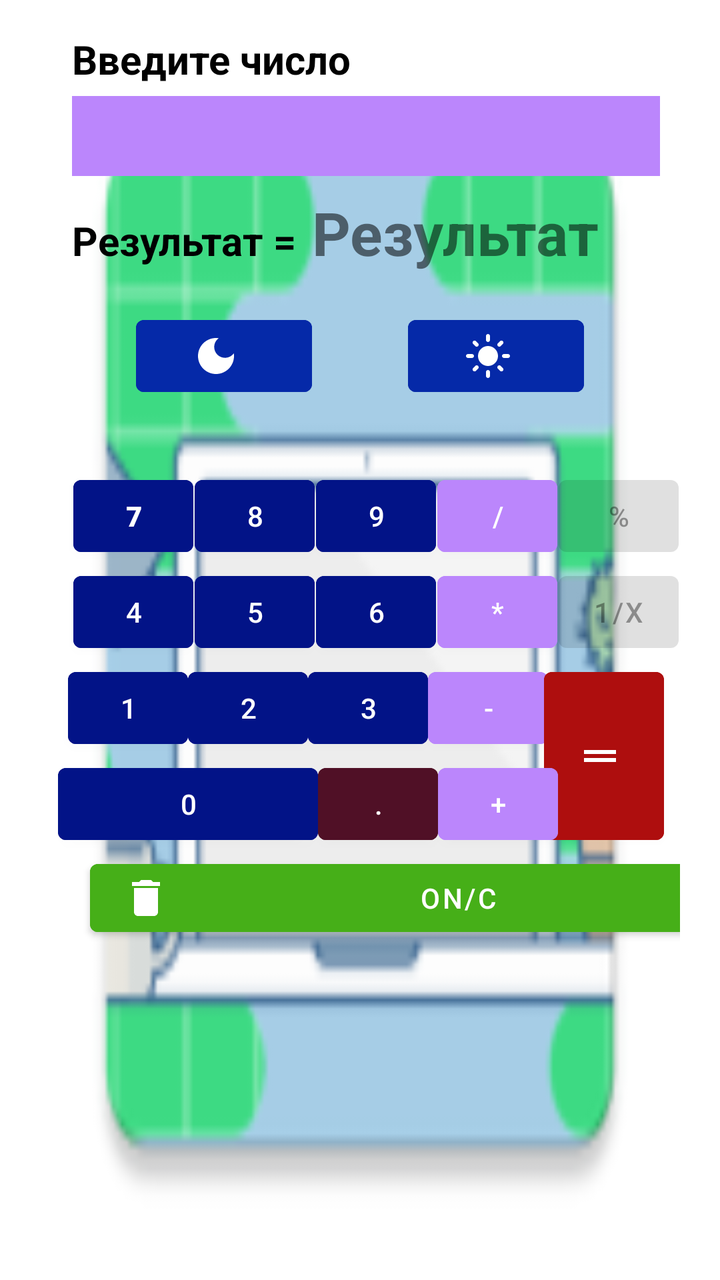
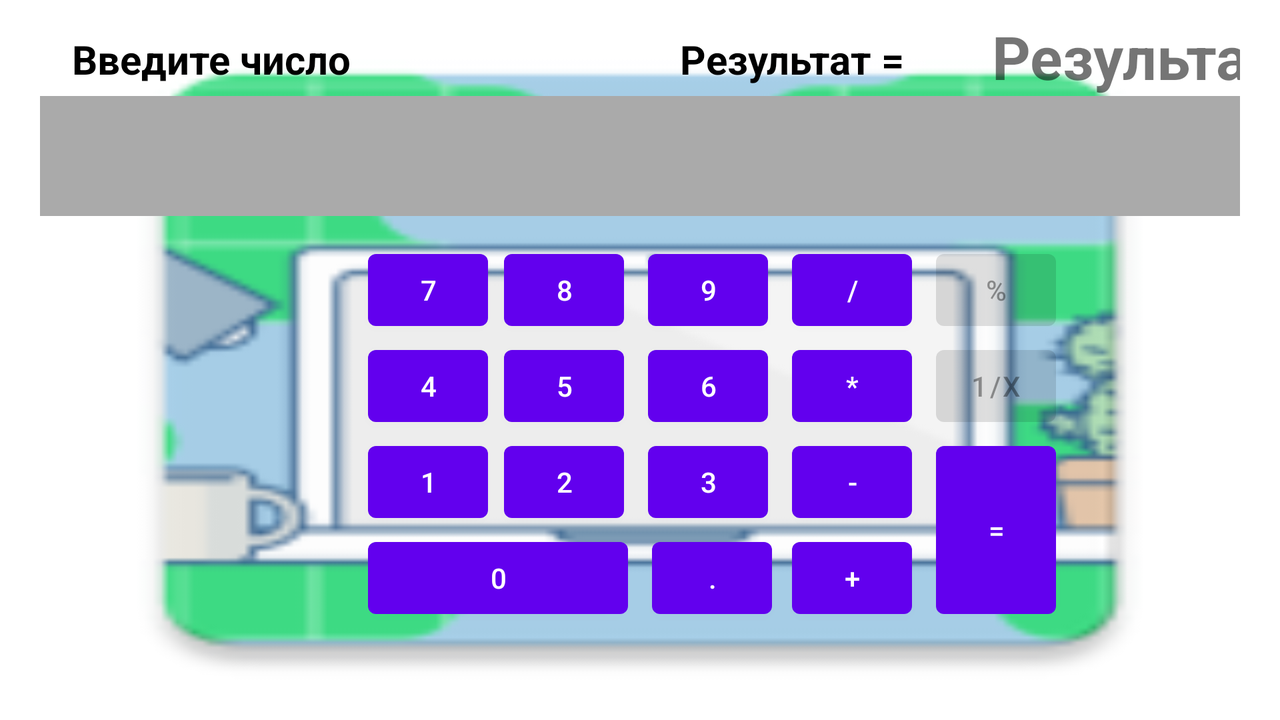

Compare how this app lays out the same screen by default and in its alternative resource folder. The renders come first, then the two layout files and the values they reference.
<!-- AndroidManifest.xml: application theme AppTheme -->
<!-- res/layout/activity_calculator.xml -->
<?xml version="1.0" encoding="utf-8"?>
<androidx.constraintlayout.widget.ConstraintLayout xmlns:android="http://schemas.android.com/apk/res/android"
    xmlns:app="http://schemas.android.com/apk/res-auto"
    xmlns:tools="http://schemas.android.com/tools"
    android:layout_width="match_parent"
    android:layout_height="match_parent"
    android:layout_gravity="center"
    android:layout_marginStart="@dimen/dimen_margin_start_calc"
    android:layout_marginEnd="@dimen/dimen_margin_start_calc"
    android:background="@mipmap/ic_laptop"
    android:orientation="horizontal"
    tools:context=".lesson2.CalculatorActivity">

    <TextView
        android:id="@+id/textView1"
        android:layout_width="wrap_content"
        android:layout_height="wrap_content"
        android:layout_marginStart="@dimen/margin_start"
        android:layout_marginTop="@dimen/margin_start"
        android:text="@string/text_input"
        android:textColor="@color/black"
        android:textSize="@dimen/dimen_text_size_result"
        android:textStyle="bold"
        app:layout_constraintStart_toStartOf="parent"
        app:layout_constraintTop_toTopOf="parent" />

    <com.google.android.material.textfield.TextInputEditText
        android:id="@+id/edit_text_input"
        android:layout_width="match_parent"
        android:layout_height="@dimen/dimen_height_edit_text"
        android:layout_marginStart="@dimen/margin_start"
        android:layout_marginTop="@dimen/margin_min"
        android:layout_marginEnd="@dimen/margin_main"
        android:background="?attr/colorBackgroundEditText"
        android:inputType="text"
        android:paddingStart="@dimen/margin_min"
        app:layout_constraintEnd_toEndOf="parent"
        app:layout_constraintHorizontal_bias="0.0"
        app:layout_constraintStart_toStartOf="parent"
        app:layout_constraintTop_toBottomOf="@+id/textView1" />


    <TextView
        android:id="@+id/textView2"
        android:layout_width="wrap_content"
        android:layout_height="wrap_content"
        android:layout_marginStart="@dimen/margin_start"
        android:text="@string/text_result"
        android:textColor="@color/black"
        android:textSize="@dimen/dimen_text_size_result"
        android:textStyle="bold"
        app:layout_constraintBaseline_toBaselineOf="@+id/textView_result"
        app:layout_constraintStart_toStartOf="parent" />

    <TextView
        android:id="@+id/textView_result"
        android:layout_width="wrap_content"
        android:layout_height="wrap_content"
        android:layout_marginStart="@dimen/dimen_margin_start_text_result"
        android:layout_marginTop="8dp"
        android:textSize="@dimen/dimen_text_result_field"
        android:textStyle="bold"
        app:layout_constraintEnd_toEndOf="parent"
        app:layout_constraintHorizontal_bias="0.0"
        app:layout_constraintStart_toEndOf="@id/textView2"
        app:layout_constraintTop_toBottomOf="@+id/edit_text_input"
        tools:text="Результат" />

    <com.google.android.material.button.MaterialButton
        android:id="@+id/button_7"
        android:layout_width="@dimen/dimen_height_width"
        android:layout_height="wrap_content"
        android:layout_marginStart="@dimen/margin_start"
        android:backgroundTint="?attr/colorBackgroundTintButtonNumber"
        android:fontFamily="sans-serif-black"
        android:text="@string/text_7"
        app:layout_constraintEnd_toStartOf="@+id/button_8"
        app:layout_constraintHorizontal_bias="0.5"
        app:layout_constraintStart_toStartOf="parent"
        app:layout_constraintTop_toTopOf="@id/guideline2" />

    <com.google.android.material.button.MaterialButton
        android:id="@+id/button_8"
        android:layout_width="@dimen/dimen_height_width"
        android:layout_height="wrap_content"
        android:text="@string/text_8"
        android:backgroundTint="?attr/colorBackgroundTintButtonNumber"
        app:layout_constraintEnd_toStartOf="@+id/button_9"
        app:layout_constraintHorizontal_bias="0.5"
        app:layout_constraintStart_toEndOf="@+id/button_7"
        app:layout_constraintTop_toTopOf="@id/guideline2"
        tools:layout_editor_absoluteY="234dp" />

    <com.google.android.material.button.MaterialButton
        android:id="@+id/button_9"
        android:layout_width="@dimen/dimen_height_width"
        android:layout_height="wrap_content"
        android:text="@string/text_9"
        android:backgroundTint="?attr/colorBackgroundTintButtonNumber"
        app:layout_constraintEnd_toStartOf="@+id/button_div"
        app:layout_constraintHorizontal_bias="0.5"
        app:layout_constraintStart_toEndOf="@+id/button_8"
        app:layout_constraintTop_toTopOf="@id/guideline2"
        tools:layout_editor_absoluteY="234dp" />

    <com.google.android.material.button.MaterialButton
        android:id="@+id/button_div"
        android:backgroundTint="?attr/colorBackgroundTintButtonOperation"
        android:layout_width="@dimen/dimen_height_width"
        android:layout_height="wrap_content"
        android:text="@string/text_div"
        app:layout_constraintEnd_toStartOf="@+id/button_persent"
        app:layout_constraintHorizontal_bias="0.5"
        app:layout_constraintStart_toEndOf="@+id/button_9"
        app:layout_constraintTop_toTopOf="@id/guideline2"
        tools:layout_editor_absoluteY="234dp" />

    <com.google.android.material.button.MaterialButton
        android:id="@+id/button_persent"
        android:layout_width="@dimen/dimen_height_width"
        android:layout_height="wrap_content"
        android:enabled="false"
        android:text="@string/text_persent"
        app:layout_constraintEnd_toEndOf="parent"
        app:layout_constraintHorizontal_bias="0.5"
        app:layout_constraintStart_toEndOf="@+id/button_div"
        app:layout_constraintTop_toTopOf="@id/guideline2"
        tools:layout_editor_absoluteY="234dp" />

    <com.google.android.material.button.MaterialButton
        android:id="@+id/button_4"
        android:layout_width="@dimen/dimen_height_width"
        android:layout_height="wrap_content"
        android:layout_marginStart="@dimen/margin_start"
        android:text="@string/text_4"
        android:backgroundTint="?attr/colorBackgroundTintButtonNumber"
        app:layout_constraintEnd_toStartOf="@+id/button_5"
        app:layout_constraintHorizontal_bias="0.5"
        app:layout_constraintStart_toStartOf="parent"
        app:layout_constraintTop_toBottomOf="@+id/button_7" />

    <com.google.android.material.button.MaterialButton
        android:id="@+id/button_5"
        android:layout_width="@dimen/dimen_height_width"
        android:layout_height="wrap_content"
        android:text="@string/text_5"
        android:backgroundTint="?attr/colorBackgroundTintButtonNumber"
        app:layout_constraintEnd_toStartOf="@+id/button_6"
        app:layout_constraintHorizontal_bias="0.5"
        app:layout_constraintStart_toEndOf="@+id/button_4"
        app:layout_constraintTop_toBottomOf="@+id/button_8" />

    <com.google.android.material.button.MaterialButton
        android:id="@+id/button_6"
        android:layout_width="@dimen/dimen_height_width"
        android:layout_height="wrap_content"
        android:text="@string/text_6"
        android:backgroundTint="?attr/colorBackgroundTintButtonNumber"
        app:layout_constraintEnd_toStartOf="@+id/button_multi"
        app:layout_constraintHorizontal_bias="0.5"
        app:layout_constraintStart_toEndOf="@+id/button_5"
        app:layout_constraintTop_toBottomOf="@+id/button_9" />

    <com.google.android.material.button.MaterialButton
        android:id="@+id/button_multi"
        android:backgroundTint="?attr/colorBackgroundTintButtonOperation"
        android:layout_width="@dimen/dimen_height_width"
        android:layout_height="wrap_content"
        android:text="@string/text_multi"
        app:layout_constraintEnd_toStartOf="@+id/button"
        app:layout_constraintHorizontal_bias="0.5"
        app:layout_constraintStart_toEndOf="@+id/button_6"
        app:layout_constraintTop_toBottomOf="@+id/button_div" />

    <com.google.android.material.button.MaterialButton
        android:id="@+id/button"
        android:layout_width="@dimen/dimen_height_width"
        android:layout_height="wrap_content"
        android:enabled="false"
        android:text="@string/text_1_x"
        app:layout_constraintEnd_toEndOf="parent"
        app:layout_constraintHorizontal_bias="0.5"
        app:layout_constraintStart_toEndOf="@+id/button_multi"
        app:layout_constraintTop_toBottomOf="@+id/button_persent" />

    <com.google.android.material.button.MaterialButton
        android:id="@+id/button_1"
        android:layout_width="@dimen/dimen_height_width"
        android:layout_height="wrap_content"
        android:layout_marginStart="@dimen/margin_start"
        android:text="@string/text_1"
        android:backgroundTint="?attr/colorBackgroundTintButtonNumber"
        app:layout_constraintEnd_toStartOf="@+id/button_2"
        app:layout_constraintHorizontal_bias="0.5"
        app:layout_constraintStart_toStartOf="parent"
        app:layout_constraintTop_toBottomOf="@+id/button_4" />

    <Button
        android:id="@+id/button_3"
        android:layout_width="@dimen/dimen_height_width"
        android:layout_height="wrap_content"
        android:text="@string/text_3"
        android:backgroundTint="?attr/colorBackgroundTintButtonNumber"
        app:layout_constraintEnd_toStartOf="@+id/button_sub"
        app:layout_constraintHorizontal_bias="0.5"
        app:layout_constraintStart_toEndOf="@+id/button_2"
        app:layout_constraintTop_toBottomOf="@+id/button_6" />

    <com.google.android.material.button.MaterialButton
        android:id="@+id/button_sub"
        android:backgroundTint="?attr/colorBackgroundTintButtonOperation"
        android:layout_width="@dimen/dimen_height_width"
        android:layout_height="wrap_content"
        android:text="@string/text_sub"
        app:layout_constraintEnd_toStartOf="@+id/button_equal"
        app:layout_constraintHorizontal_bias="0.5"
        app:layout_constraintStart_toEndOf="@+id/button_3"
        app:layout_constraintTop_toBottomOf="@+id/button_multi" />

    <com.google.android.material.button.MaterialButton
        android:id="@+id/button_2"
        android:layout_width="@dimen/dimen_height_width"
        android:layout_height="wrap_content"
        android:text="@string/text_2"
        android:backgroundTint="?attr/colorBackgroundTintButtonNumber"
        app:layout_constraintEnd_toStartOf="@+id/button_3"
        app:layout_constraintHorizontal_bias="0.5"
        app:layout_constraintStart_toEndOf="@+id/button_1"
        app:layout_constraintTop_toBottomOf="@+id/button_5" />

    <com.google.android.material.button.MaterialButton
        android:id="@+id/button_equal"
        android:backgroundTint="?attr/colorBackgroundTintButtonEquals"
        android:layout_width="@dimen/dimen_height_width"
        android:layout_height="@dimen/dimen_height_equals"
        android:layout_rowSpan="3"
        android:layout_gravity="fill"
        android:layout_marginEnd="8dp"
        android:text="@string/text_equals"
        app:icon="@drawable/ic_equals"
        app:layout_constraintEnd_toEndOf="parent"
        app:layout_constraintTop_toBottomOf="@+id/button" />

    <com.google.android.material.button.MaterialButton
        android:id="@+id/button_0"
        android:layout_width="@dimen/dimen_width_btn_zero"
        android:layout_height="wrap_content"
        android:layout_columnSpan="2"
        android:layout_gravity="fill"
        android:layout_marginStart="@dimen/margin_start"
        android:text="@string/text_0"
        android:backgroundTint="?attr/colorBackgroundTintButtonNumber"
        app:layout_constraintEnd_toStartOf="@+id/button_dot"
        app:layout_constraintHorizontal_bias="0.5"
        app:layout_constraintStart_toStartOf="parent"
        app:layout_constraintTop_toBottomOf="@+id/button_1" />

    <com.google.android.material.button.MaterialButton
        android:id="@+id/button_dot"
        android:layout_width="@dimen/dimen_height_width"
        android:layout_height="wrap_content"
        android:text="@string/text_dot"
        android:backgroundTint="?attr/colorBackgroundTintButtonDot"
        app:layout_constraintEnd_toStartOf="@+id/button_add"
        app:layout_constraintHorizontal_bias="0.5"
        app:layout_constraintStart_toEndOf="@+id/button_0"
        app:layout_constraintTop_toBottomOf="@+id/button_3" />

    <com.google.android.material.button.MaterialButton
        android:id="@+id/button_add"
        android:backgroundTint="?attr/colorBackgroundTintButtonOperation"
        android:layout_width="@dimen/dimen_height_width"
        android:layout_height="wrap_content"
        android:text="@string/text_add"
        app:layout_constraintEnd_toStartOf="@+id/button_equal"
        app:layout_constraintHorizontal_bias="0.5"
        app:layout_constraintStart_toEndOf="@+id/button_dot"
        app:layout_constraintTop_toBottomOf="@+id/button_sub" />

    <androidx.constraintlayout.widget.Guideline
        android:id="@+id/guideline2"
        android:layout_width="wrap_content"
        android:layout_height="wrap_content"
        android:orientation="horizontal"
        app:layout_constraintGuide_begin="234dp" />

    <androidx.constraintlayout.widget.Guideline
        android:id="@+id/guideline3"
        android:layout_width="wrap_content"
        android:layout_height="wrap_content"
        android:orientation="horizontal"
        app:layout_constraintGuide_begin="426dp" />

    <com.google.android.material.button.MaterialButton
        android:id="@+id/button_clear"
        android:backgroundTint="?attr/colorBackgroundTintButtonONc"
        android:layout_width="@dimen/dimen_width_btn_onc"
        android:layout_height="@dimen/dimen_heigth_btn_onc"
        android:text="ON/C"
        app:icon="@drawable/ic_delete"
        app:layout_constraintEnd_toStartOf="@+id/guideline6"
        app:layout_constraintHorizontal_bias="1.0"
        app:layout_constraintStart_toStartOf="@id/guideline5"
        app:layout_constraintTop_toTopOf="@id/guideline3" />

    <androidx.constraintlayout.widget.Guideline
        android:id="@+id/guideline5"
        android:layout_width="wrap_content"
        android:layout_height="wrap_content"
        android:orientation="vertical"
        app:layout_constraintGuide_begin="26dp" />

    <androidx.constraintlayout.widget.Guideline
        android:id="@+id/guideline6"
        android:layout_width="wrap_content"
        android:layout_height="wrap_content"
        android:orientation="vertical"
        app:layout_constraintGuide_begin="361dp" />

    <com.google.android.material.button.MaterialButton
        android:id="@+id/button_light_mode"
        android:layout_width="wrap_content"
        android:layout_height="wrap_content"
        android:layout_marginBottom="32dp"
        app:icon="@drawable/ic_light_mode"
        app:iconGravity="textStart"
        android:enabled="false"
        app:iconTint="?attr/colorIconTintLight"
        android:backgroundTint="?attr/colorBackgroundTintButtonLight"
        app:layout_constraintBottom_toTopOf="@+id/button_div"
        app:layout_constraintEnd_toEndOf="parent"
        app:layout_constraintHorizontal_bias="0.5"
        app:layout_constraintHorizontal_chainStyle="spread"
        app:layout_constraintStart_toEndOf="@+id/button_night_mode" />

    <com.google.android.material.button.MaterialButton
        android:id="@+id/button_night_mode"
        android:layout_width="wrap_content"
        android:layout_height="wrap_content"
        android:layout_marginBottom="32dp"
        android:backgroundTint="?attr/colorBackgroundTintButtonDark"
        app:icon="@drawable/ic_dark_mode_enable"
        app:iconTint="?attr/colorIconTintDark"
        app:iconGravity="textStart"
        android:enabled="false"
        app:layout_constraintBottom_toTopOf="@+id/guideline2"
        app:layout_constraintEnd_toStartOf="@+id/button_light_mode"
        app:layout_constraintHorizontal_bias="0.5"
        app:layout_constraintStart_toStartOf="parent" />

</androidx.constraintlayout.widget.ConstraintLayout>
<!-- resources referenced by this layout -->
<resources>
  <color name="black">#FF000000</color>
  <dimen name="dimen_height_edit_text">40dp</dimen>
  <dimen name="dimen_height_equals">96dp</dimen>
  <dimen name="dimen_height_width">60dp</dimen>
  <dimen name="dimen_heigth_btn_onc">46dp</dimen>
  <dimen name="dimen_margin_start_calc">20dp</dimen>
  <dimen name="dimen_margin_start_text_result">8dp</dimen>
  <dimen name="dimen_text_result_field">30sp</dimen>
  <dimen name="dimen_text_size_result">20sp</dimen>
  <dimen name="dimen_width_btn_onc">336dp</dimen>
  <dimen name="dimen_width_btn_zero">130dp</dimen>
  <dimen name="margin_main">10dp</dimen>
  <dimen name="margin_min">5dp</dimen>
  <dimen name="margin_start">16dp</dimen>
  <!-- drawable ic_dark_mode_enable (drawable) -->
  <vector android:height="24dp" android:tint="#224DF9"
      android:viewportHeight="24" android:viewportWidth="24"
      android:width="24dp" xmlns:android="http://schemas.android.com/apk/res/android">
      <path android:fillColor="#224DF9" android:pathData="M12,3c-4.97,0 -9,4.03 -9,9s4.03,9 9,9s9,-4.03 9,-9c0,-0.46 -0.04,-0.92 -0.1,-1.36c-0.98,1.37 -2.58,2.26 -4.4,2.26c-2.98,0 -5.4,-2.42 -5.4,-5.4c0,-1.81 0.89,-3.42 2.26,-4.4C12.92,3.04 12.46,3 12,3L12,3z"/>
  </vector>
  <!-- drawable ic_delete (drawable) -->
  <vector xmlns:android="http://schemas.android.com/apk/res/android"
      android:width="24dp"
      android:height="24dp"
      android:viewportWidth="24"
      android:viewportHeight="24"
      android:tint="#FF46AF18">
    <path
        android:fillColor="#ffffff"
        android:pathData="M6,19c0,1.1 0.9,2 2,2h8c1.1,0 2,-0.9 2,-2V7H6v12zM19,4h-3.5l-1,-1h-5l-1,1H5v2h14V4z"/>
  </vector>
  <!-- drawable ic_equals (drawable) -->
  <vector android:height="24dp" android:tint="#F917C1"
      android:viewportHeight="24" android:viewportWidth="24"
      android:width="24dp" xmlns:android="http://schemas.android.com/apk/res/android">
      <path android:fillColor="#F917C1" android:pathData="M20,9H4v2h16V9zM4,15h16v-2H4V15z"/>
  </vector>
  <string name="text_0">0</string>
  <string name="text_1">1</string>
  <string name="text_1_x">1/x</string>
  <string name="text_2">2</string>
  <string name="text_3">3</string>
  <string name="text_4">4</string>
  <string name="text_5">5</string>
  <string name="text_6">6</string>
  <string name="text_7">7</string>
  <string name="text_8">8</string>
  <string name="text_9">9</string>
  <string name="text_add">+</string>
  <string name="text_div">/</string>
  <string name="text_dot">.</string>
  <string name="text_equals">=</string>
  <string name="text_input">Введите число</string>
  <string name="text_multi">*</string>
  <string name="text_persent">%</string>
  <string name="text_result">Результат =</string>
  <string name="text_sub">-</string>
  <color name="purple_500">#FF6200EE</color>
  <color name="purple_700">#FF3700B3</color>
  <color name="white">#FFFFFFFF</color>
  <color name="teal_200">#FF03DAC5</color>
  <color name="teal_700">#FF018786</color>
  <color name="purple_200">#FFBB86FC</color>
  <!-- some entries are left out for length -->
</resources>
<!-- res/layout-land/activity_calculator.xml (the repository's variant of the layout above) -->
<!-- drawn on the phone turned sideways -->
<?xml version="1.0" encoding="utf-8"?>
<androidx.constraintlayout.widget.ConstraintLayout xmlns:android="http://schemas.android.com/apk/res/android"
    xmlns:app="http://schemas.android.com/apk/res-auto"
    xmlns:tools="http://schemas.android.com/tools"
    android:layout_width="match_parent"
    android:layout_height="match_parent"
    android:layout_gravity="center"
    android:layout_marginStart="20dp"
    android:layout_marginEnd="20dp"
    android:background="@mipmap/ic_laptop"
    android:orientation="horizontal"
    tools:context=".lesson2.CalculatorActivity">

    <TextView
        android:id="@+id/textView1"
        android:layout_width="wrap_content"
        android:layout_height="wrap_content"
        android:layout_marginStart="16dp"
        android:layout_marginTop="16dp"
        android:text="@string/text_input"
        android:textColor="@color/black"
        android:textSize="@dimen/dimen_text_size_result"
        android:textStyle="bold"
        app:layout_constraintStart_toStartOf="parent"
        app:layout_constraintTop_toTopOf="parent" />

    <EditText
        android:id="@+id/edit_text_input"
        android:layout_width="match_parent"
        android:layout_height="@dimen/dimen_height_width"
        android:background="@android:color/darker_gray"
        android:layout_marginTop="@dimen/margin_min"
        android:inputType="text"
        app:layout_constraintTop_toBottomOf="@id/textView1"
        app:layout_constraintStart_toStartOf="parent"
        app:layout_constraintEnd_toEndOf="parent"
        tools:layout_editor_absoluteX="16dp"
        tools:layout_editor_absoluteY="48dp" />
    <TextView
        android:id="@+id/textView2"
        android:layout_width="wrap_content"
        android:layout_height="wrap_content"
        android:layout_marginStart="304dp"
        android:layout_marginTop="16dp"
        android:text="@string/text_result"
        android:textColor="@color/black"
        android:textSize="@dimen/dimen_text_size_result"
        android:textStyle="bold"
        app:layout_constraintStart_toStartOf="@id/textView1"
        app:layout_constraintTop_toTopOf="parent" />

    <TextView
        android:id="@+id/textView_result"
        android:layout_width="wrap_content"
        android:layout_height="wrap_content"
        android:layout_marginStart="44dp"
        android:layout_marginTop="8dp"
        android:textSize="@dimen/dimen_text_result_field"
        android:textStyle="bold"
        app:layout_constraintStart_toEndOf="@+id/textView2"
        app:layout_constraintTop_toTopOf="parent"
        tools:text="Результат" />

    <androidx.constraintlayout.widget.Guideline
        android:id="@+id/guideline2"
        android:layout_width="wrap_content"
        android:layout_height="wrap_content"
        android:orientation="horizontal"
        app:layout_constraintGuide_begin="121dp" />

    <Button
        android:id="@+id/button_8"
        android:layout_width="@dimen/dimen_height_width"
        android:layout_height="wrap_content"
        android:layout_marginStart="8dp"
        android:text="@string/text_8"
        app:layout_constraintEnd_toStartOf="@+id/button_9"
        app:layout_constraintHorizontal_bias="0.0"
        app:layout_constraintStart_toEndOf="@id/button_7"
        app:layout_constraintTop_toTopOf="@id/guideline2"
        tools:layout_editor_absoluteY="214dp" />

    <Button
        android:id="@+id/button_7"
        android:layout_width="@dimen/dimen_height_width"
        android:layout_height="wrap_content"
        android:layout_marginStart="164dp"
        android:text="@string/text_7"
        app:layout_constraintStart_toStartOf="parent"
        app:layout_constraintTop_toTopOf="@id/guideline2" />

    <Button
        android:id="@+id/button_div"
        android:layout_width="@dimen/dimen_height_width"
        android:layout_height="wrap_content"
        android:layout_marginStart="12dp"
        android:text="@string/text_div"
        app:layout_constraintStart_toEndOf="@+id/button_9"
        app:layout_constraintTop_toTopOf="@id/guideline2" />

    <Button
        android:id="@+id/button_persent"
        android:layout_width="@dimen/dimen_height_width"
        android:layout_height="wrap_content"
        android:layout_marginStart="12dp"
        android:text="@string/text_persent"
        android:enabled="false"
        app:layout_constraintStart_toEndOf="@id/button_div"
        app:layout_constraintTop_toTopOf="@id/guideline2" />

    <Button
        android:id="@+id/button_4"
        android:layout_width="@dimen/dimen_height_width"
        android:layout_height="wrap_content"
        android:layout_marginStart="164dp"
        android:text="@string/text_4"
        app:layout_constraintStart_toStartOf="parent"
        app:layout_constraintTop_toBottomOf="@+id/button_7" />

    <Button
        android:id="@+id/button_5"
        android:layout_width="@dimen/dimen_height_width"
        android:layout_height="wrap_content"
        android:layout_marginStart="8dp"
        android:text="@string/text_5"
        app:layout_constraintStart_toEndOf="@+id/button_4"
        app:layout_constraintTop_toBottomOf="@id/button_8"
        tools:layout_editor_absoluteY="262dp" />

    <Button
        android:id="@+id/button_6"
        android:layout_width="@dimen/dimen_height_width"
        android:layout_height="wrap_content"
        android:layout_marginStart="12dp"
        android:text="@string/text_6"
        app:layout_constraintBottom_toTopOf="@id/button_3"
        app:layout_constraintStart_toEndOf="@id/button_5"
        app:layout_constraintTop_toBottomOf="@+id/button_9"
        app:layout_constraintVertical_bias="0.0" />

    <Button
        android:id="@+id/button_multi"
        android:layout_width="@dimen/dimen_height_width"
        android:layout_height="wrap_content"
        android:layout_marginStart="12dp"
        android:text="@string/text_multi"
        app:layout_constraintStart_toEndOf="@id/button_6"
        app:layout_constraintTop_toBottomOf="@id/button_div"
        tools:layout_editor_absoluteY="262dp" />

    <Button
        android:id="@+id/button_x"
        android:layout_width="@dimen/dimen_height_width"
        android:layout_height="wrap_content"
        android:layout_marginStart="12dp"
        android:text="@string/text_1_x"
        android:enabled="false"
        app:layout_constraintStart_toEndOf="@id/button_multi"
        app:layout_constraintTop_toBottomOf="@id/button_persent"
        tools:layout_editor_absoluteY="262dp" />

    <Button
        android:id="@+id/button_1"
        android:layout_width="@dimen/dimen_height_width"
        android:layout_height="wrap_content"
        android:layout_marginStart="164dp"
        android:text="@string/text_1"
        app:layout_constraintStart_toStartOf="parent"
        app:layout_constraintTop_toBottomOf="@id/button_4" />

    <Button
        android:id="@+id/button_3"
        android:layout_width="@dimen/dimen_height_width"
        android:layout_height="wrap_content"
        android:layout_marginStart="12dp"
        android:text="@string/text_3"
        app:layout_constraintStart_toEndOf="@id/button_2"
        app:layout_constraintTop_toBottomOf="@id/button_6" />

    <Button
        android:id="@+id/button_sub"
        android:layout_width="@dimen/dimen_height_width"
        android:layout_height="wrap_content"
        android:layout_marginStart="12dp"
        android:text="@string/text_sub"
        app:layout_constraintStart_toEndOf="@id/button_3"
        app:layout_constraintTop_toBottomOf="@id/button_multi" />

    <Button
        android:id="@+id/button_2"
        android:layout_width="@dimen/dimen_height_width"
        android:layout_height="wrap_content"
        android:layout_marginStart="8dp"
        android:text="@string/text_2"
        app:layout_constraintStart_toEndOf="@id/button_1"
        app:layout_constraintTop_toBottomOf="@id/button_5"
        tools:layout_editor_absoluteY="310dp" />

    <Button
        android:id="@+id/button_equal"
        android:layout_width="@dimen/dimen_height_width"
        android:layout_height="96dp"
        android:layout_rowSpan="3"
        android:layout_gravity="fill"
        android:layout_marginStart="12dp"
        android:text="@string/text_equals"
        app:layout_constraintTop_toBottomOf="@id/button_x"
        app:layout_constraintStart_toEndOf="@+id/button_add"
        tools:layout_editor_absoluteY="310dp" />

    <Button
        android:id="@+id/button_0"
        android:layout_width="130dp"
        android:layout_height="wrap_content"
        android:layout_columnSpan="2"
        android:layout_gravity="fill"
        android:layout_marginStart="164dp"
        android:text="@string/text_0"
        app:layout_constraintStart_toStartOf="parent"
        app:layout_constraintTop_toBottomOf="@id/button_1" />

    <Button
        android:id="@+id/button_dot"
        android:layout_width="@dimen/dimen_height_width"
        android:layout_height="wrap_content"

        android:layout_marginStart="12dp"
        android:text="@string/text_dot"
        app:layout_constraintStart_toEndOf="@+id/button_0"
        app:layout_constraintTop_toBottomOf="@id/button_3" />

    <Button
        android:id="@+id/button_add"
        android:layout_width="60dp"
        android:layout_height="wrap_content"
        android:layout_marginStart="10dp"
        android:text="@string/text_add"
        app:layout_constraintStart_toEndOf="@id/button_dot"
        app:layout_constraintTop_toBottomOf="@id/button_sub" />

    <Button
        android:id="@+id/button_9"
        android:layout_width="@dimen/dimen_height_width"
        android:layout_height="wrap_content"
        android:layout_marginStart="12dp"
        android:text="@string/text_9"
        app:layout_constraintStart_toEndOf="@id/button_8"
        app:layout_constraintTop_toTopOf="@id/guideline2" />

</androidx.constraintlayout.widget.ConstraintLayout>
<!-- resources referenced by the variant -->
<!-- as the phone turned sideways resolves them -->
<resources>
  <color name="black">#FF000000</color>
  <dimen name="dimen_height_width">60dp</dimen>
  <dimen name="dimen_text_result_field">30sp</dimen>
  <dimen name="dimen_text_size_result">20sp</dimen>
  <dimen name="margin_min">5dp</dimen>
  <!-- mipmap ic_laptop: png bitmap (mipmap-hdpi, 3067 bytes) -->
  <string name="text_0">0</string>
  <string name="text_1">1</string>
  <string name="text_1_x">1/x</string>
  <string name="text_2">2</string>
  <string name="text_3">3</string>
  <string name="text_4">4</string>
  <string name="text_5">5</string>
  <string name="text_6">6</string>
  <string name="text_7">7</string>
  <string name="text_8">8</string>
  <string name="text_9">9</string>
  <string name="text_add">+</string>
  <string name="text_div">/</string>
  <string name="text_dot">.</string>
  <string name="text_equals">=</string>
  <string name="text_input">Введите число</string>
  <string name="text_multi">*</string>
  <string name="text_persent">%</string>
  <string name="text_result">Результат =</string>
  <string name="text_sub">-</string>
  <style name="AppTheme" parent="Theme.MaterialComponents.DayNight.DarkActionBar">
          
          <item name="colorPrimary">@color/purple_500</item>
          <item name="colorPrimaryVariant">@color/purple_700</item>
          <item name="colorOnPrimary">@color/white</item>
          
          <item name="colorSecondary">@color/teal_200</item>
          <item name="colorSecondaryVariant">@color/teal_700</item>
          <item name="colorOnSecondary">@color/black</item>
          
          <item name="android:statusBarColor" tools:targetApi="l">?attr/colorPrimaryVariant</item>
          
          <item name="colorBackgroundEditText">@color/purple_200</item>
          <item name="colorBackgroundTintButtonEquals">#AE0E0E</item>
          <item name="colorBackgroundTintButtonONc">#FF46AF18</item>
          <item name="colorBackgroundTintButtonOperation">@color/purple_200</item>
          <item name="colorBackgroundTintButtonNumber">#021387</item>
          <item name="colorBackgroundTintButtonDot">#501026</item>
          <item name="colorIconTintDark">#FFFFFF</item>
          <item name="colorIconTintLight">#FFFFFF</item>
          <item name="colorBackgroundTintButtonDark">#0529A8</item>
          <item name="colorBackgroundTintButtonLight">#0529A8</item>
      </style>
  <color name="purple_500">#FF6200EE</color>
  <color name="purple_700">#FF3700B3</color>
  <color name="white">#FFFFFFFF</color>
  <color name="teal_200">#FF03DAC5</color>
  <color name="teal_700">#FF018786</color>
  <color name="purple_200">#FFBB86FC</color>
</resources>
